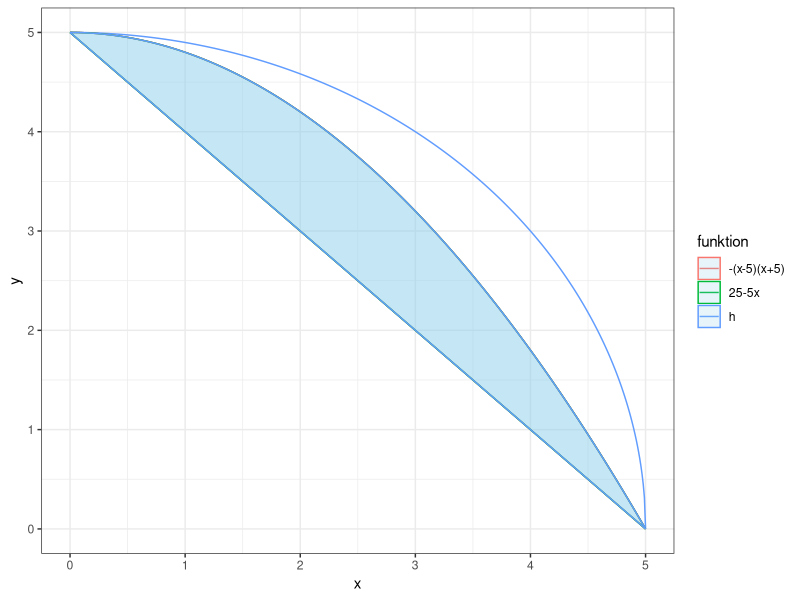

Here is the R script that generated this plot:
library(ggplot2)
require(scales)
require(dplyr)

x <- seq(from=0,to=5,by=0.01)
f <- function(a){
  -(a-5)*(a+5)/5
}
g <- function(a){
  5-1*a
}
h <- function(a){
  sqrt(25-a*a)
}
y<-c(f(x),g(x),h(x))
funktion<-c(rep("-(x-5)(x+5)",times=length(x)), 
          rep("25-5x",times=length(x)),
          rep("h",times=length(x)))

x<-c(x,x,x)

data = data.frame(x,y,funktion)


p <- ggplot(data,aes(x=x,y=y,color=funktion,group=funktion))+
  geom_path(aes(group = funktion)) + 
  theme_bw()+
  xlim(0,5)+
  geom_ribbon(aes(ymin = f(x), ymax = g(x)), fill = "skyblue", alpha = .2)

p

#ggsave("aufgabe-e-vergleich.png", units="in", width=5, height=4, dpi=300)